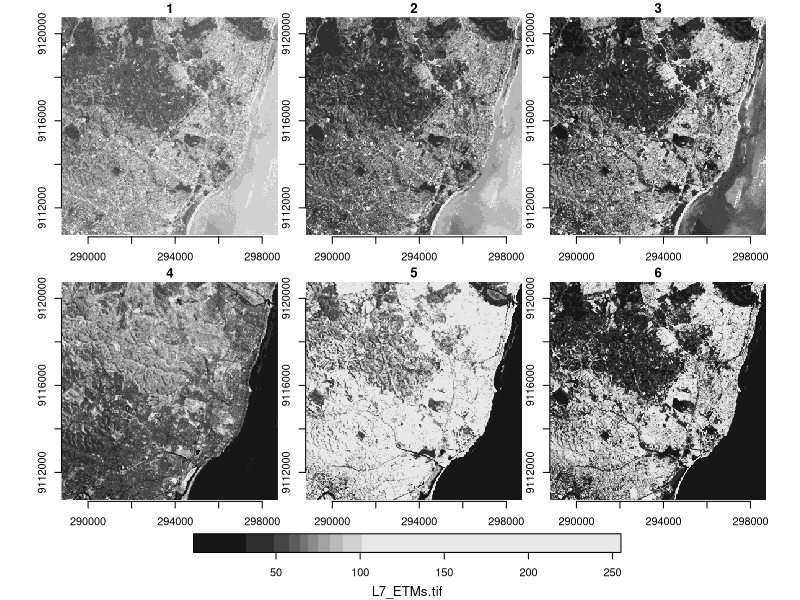
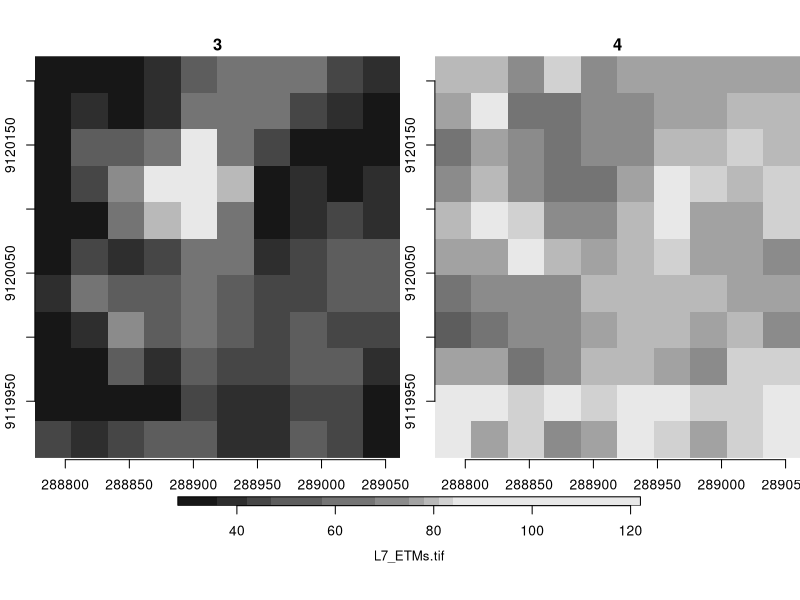

These figures' R source, in order: (Note: this script raises an error after producing the figures.)
## ---- chunk 1
knitr::opts_chunk$set(echo = TRUE)
## ---- chunk 2
library(stars)
## ---- chunk 3
methods(class = "stars")
## ---- chunk 4
vector1 =  c (1, 2, 3,4) # primero vector con 4 números
vector2 =  c (5, 6, 7, 8, 9, 10, 11, 12) # segundo vector con 8 números
col.nombres    <- c("col1","col2","col3","col4")
lin.nombres    <- c("lin1","lin2","lin3","lin4")
matriz.nombres <- c("M1","M2","M3")

cubo  <-  array (c(vector1, vector2), # creación del arreglo
                 dim      = c(4, 4, 3),# determinando el tamaño y dimensiones
                 dimnames = list(lin.nombres, 
                                 col.nombres, 
                                 matriz.nombres))

cubo                                # visualización
## ---- chunk 5
(M2 <- cubo[ , ,2]) # segunda capa o dimensión
(M3_sub <- cubo[1:2, 2:4, 3]) # lineas 1 y 2, columnas 2 a 4 de la tercera dimensión
               
## ---- chunk 6
tif = system.file("tif/L7_ETMs.tif", package = "stars")# creacion del camino del archivo como objeto texto

img = read_stars(tif) # lectura del archivo

plot(img, axes = T)
## ---- chunk 7
img
## ---- chunk 8
dim(img[[1]]) # dimensiones del objeto

plot(img[1, 1:10, 20:30, 3:4], axes = T) # Extracción y visualización

## ---- chunk 9
olinda <- read_sf("C:/Users/Walter Pina/Documents/Github/spatial_stars/datos/olinda.shp") # lectura
class(olinda)  # clase 
olinda         # características del objeto importado
plot(olinda["gid"], axes = T) # visualización como objeto sf
## ---- chunk 10
olinda_st <- st_as_stars(olinda)
class(olinda_st)
olinda_st
plot(olinda_st["gid"], axes = T)
## ---- chunk 11
plot(olinda_st[4:5])
## ---- chunk 12
write_stars(adrop(img[1, 1:10, 20:30, 1:3]), "stars1.tif")
# Relectura
tif <- c("stars1.tif")
stars1 <- read_stars(tif)
#
plot(stars1, axes = T)
